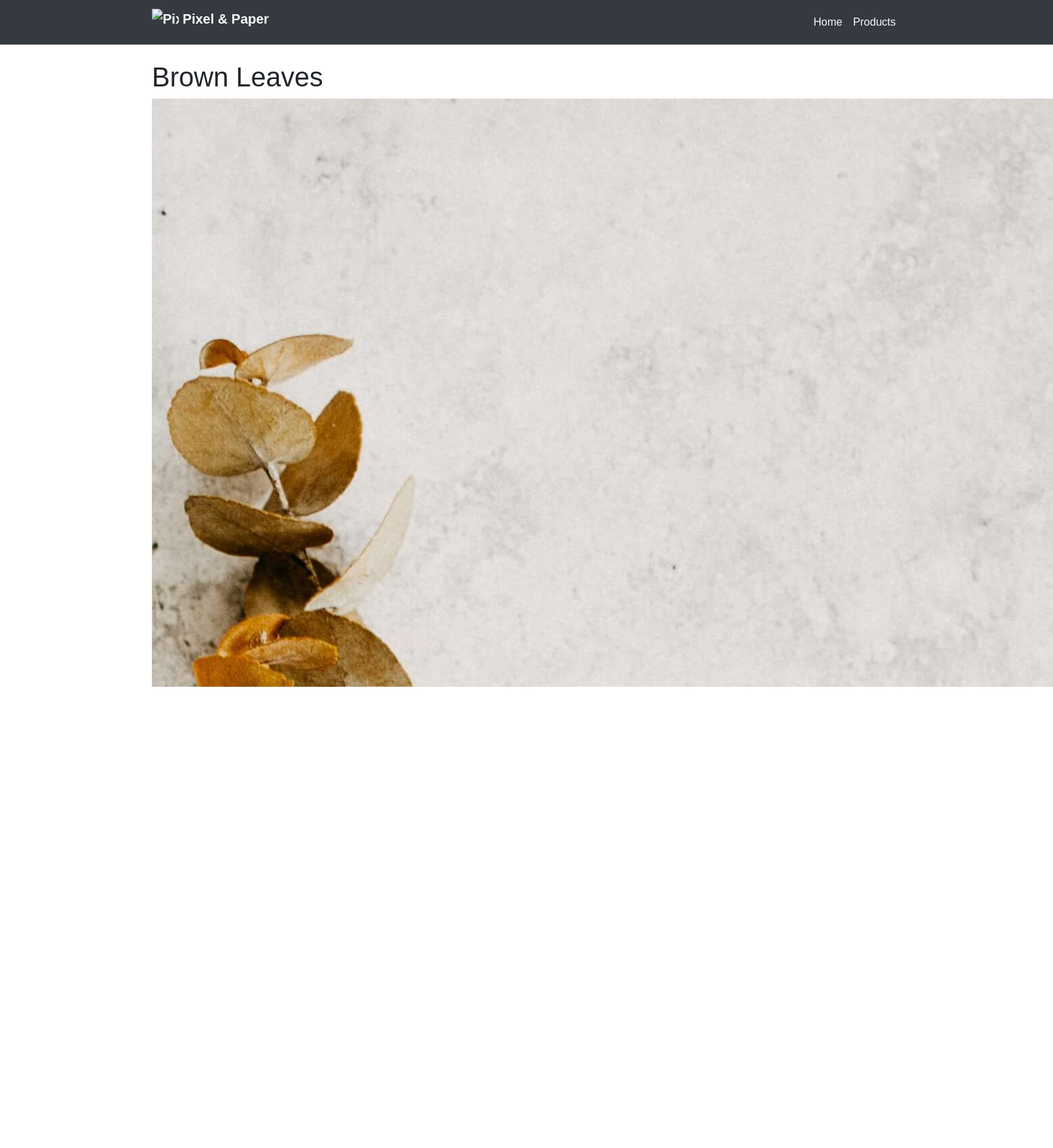
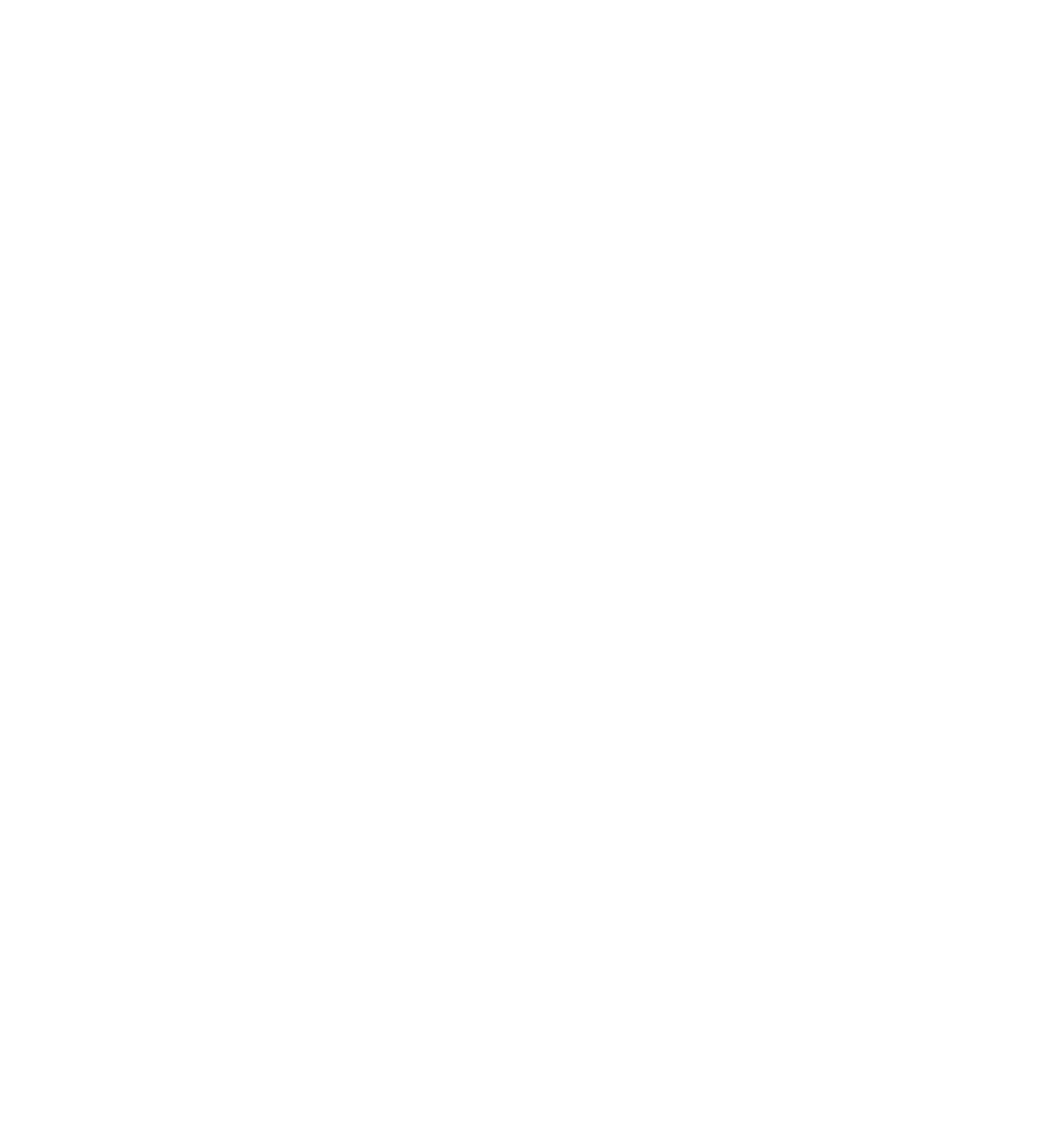
The app's page /products/brown-leaves/ (upper part) with its own data (2 pictures, top to bottom).
### products/models.py (models this page shows, shortened)
class Product(models.Model):
    title = models.CharField(max_length=255)
    description = models.TextField()
    price = models.DecimalField(max_digits=6, decimal_places=2)
    file = models.FileField(upload_to='product_images')
    slug = models.SlugField(unique=True)
    category = models.CharField(max_length=100)
    image = models.ImageField(upload_to='product_images/', blank=True, null=True)

### products/views.py (the view)
# urls.py: path('<slug:slug>/', views.product_detail, name='product_detail'),
def product_detail(request, slug):
    product = get_object_or_404(Product, slug=slug)
    return render(request, 'products/product_detail.html', {'product': product})

### templates/products/product_detail.html (shortened to what this page needs)
{% extends "base.html" %}
{% block content %}
  <h1>{{ product.title }}</h1>
  <img src="{{ product.image.url }}" alt="{{ product.title }}">
{% endblock %}

### pixel_and_paper/static/css/styles.css (style rules this page uses)
body { font-family: Arial, sans-serif }

### records on screen
Product: title "Brown Leaves", image (picture)
